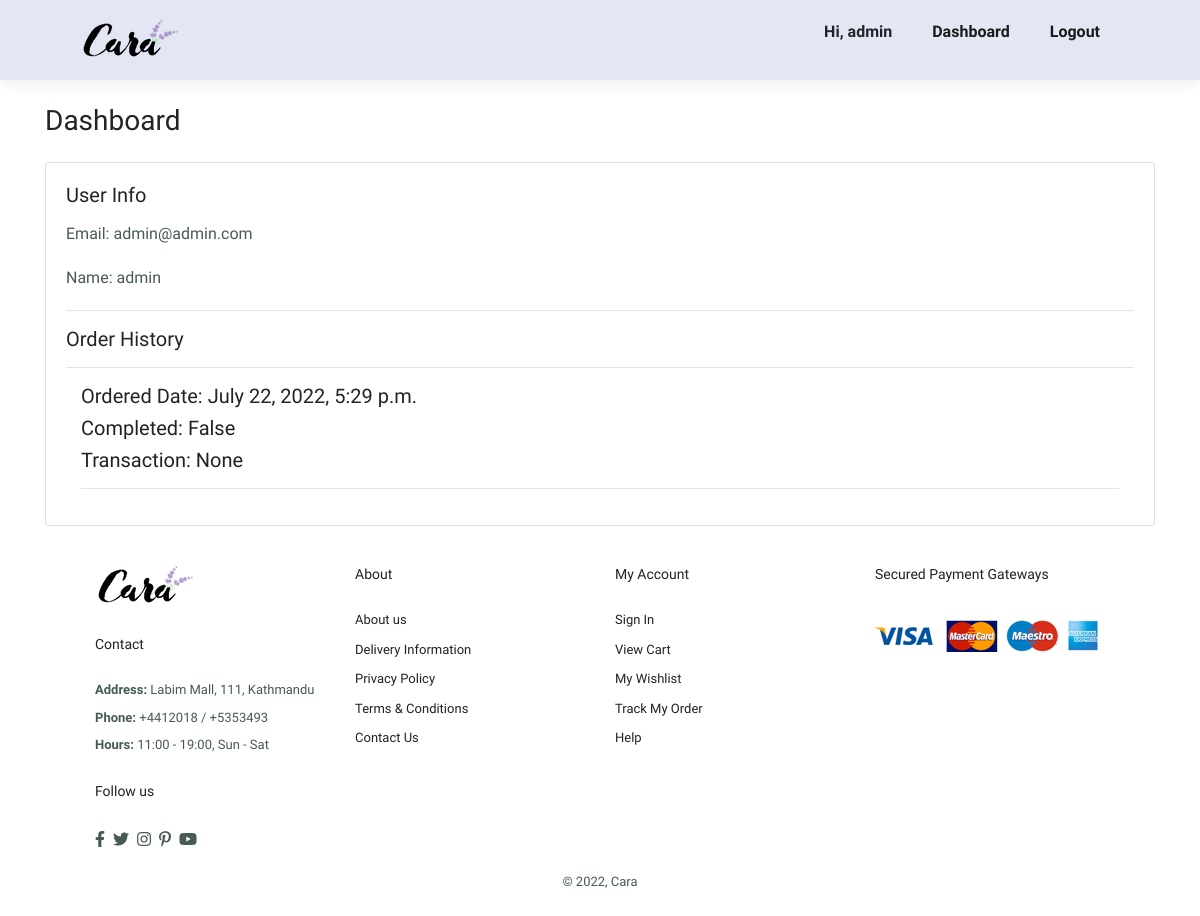
Page /dashboard/ (signed in) on the earlier database version.
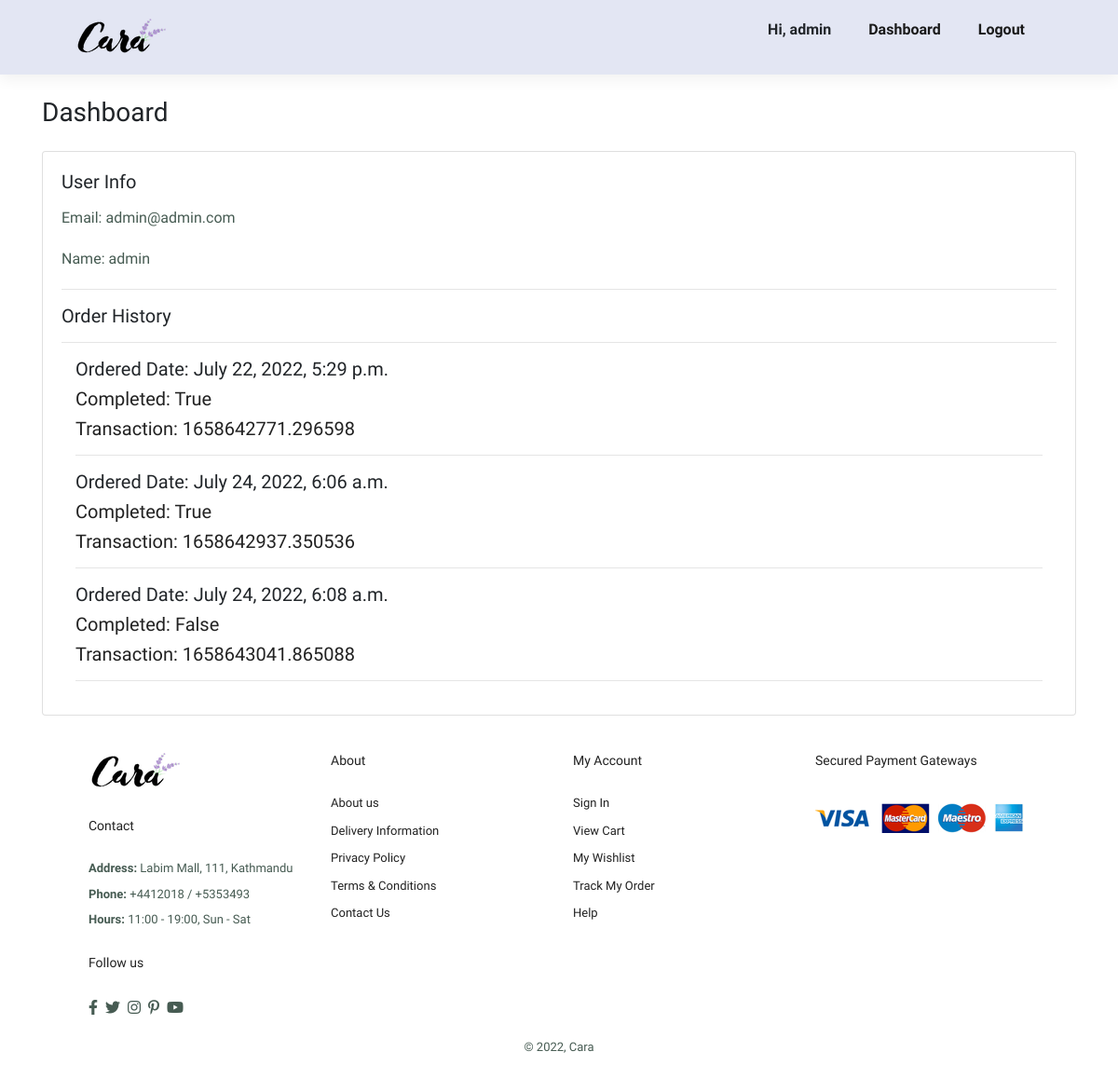
Same page on the later database version.
### store/models.py (models this page shows, shortened)
class Customer(models.Model):
	user = models.OneToOneField(User, null=True, blank=True, on_delete=models.CASCADE)
	name = models.CharField(max_length=200, null=True, default="admin")
	email = models.CharField(max_length=200, default="admin@admin.com")

class Order(models.Model):
	customer = models.ForeignKey(Customer, on_delete=models.SET_NULL, null=True, blank=True)
	date_ordered = models.DateTimeField(auto_now_add=True)
	complete = models.BooleanField(default=False)
	transaction_id = models.CharField(max_length=100, null=True)

### store/views.py (the view)
# urls.py: path('dashboard/', views.user_dashboard, name='user_dashboard'),
@login_required(login_url='/login/')
def user_dashboard(request):
	customer = Customer.objects.get(user=request.user)
	orders_count = Order.objects.filter(customer=customer)
	context = {
		"orders": orders_count,
		"customer": customer
	}
	return render(request, "store/dashboard.html",context)

### store/templates/store/dashboard.html
{% extends "base/index.html" %}
{% block content %}
<div class="container">
<h3 class="my-4">Dashboard</h3>
    <div class="card">
      <div class="card-body">
        <h5 class="card-title">User Info</h5>
        <p class="card-text">Email: {{request.user.email}}</p>
        <p class="card-text">Name: {{customer.name}}</p>
<hr />
        <h5 class="card-title">Order History</h5>
        <hr />
        {% for order in orders %}
        <div class="col">
              <h5>Ordered Date: {{order.date_ordered}}</h5>
              <h4>Completed: {{order.complete}}</h4>
              <h4>Transaction: {{order.transaction_id}}</h4>
              <hr />
        </div>
        {% empty %}
        <div class="col">
          <h4>No Orders Yet</h4>
        </div>
        {% endfor %}
  </div>
</div>
</div>
{% endblock %}

### store/templates/base/index.html (shortened to what this page needs)
{% load static %}
<!DOCTYPE html>
<html lang="en">
  <head>
    <link rel="stylesheet" href="https://stackpath.bootstrapcdn.com/bootstrap/4.4.1/css/bootstrap.min.css">
    <link
      rel="stylesheet"
      href="https://pro.fontawesome.com/releases/v5.10.0/css/all.css"
    />
    <link rel="stylesheet" href="{% static 'css/style.css' %}" />
  </head>
  <body>
    <section id="header">
      <a href="#"><img src="{% static 'images/logo.png' %}" class="logo" alt="" /></a>
      <div>
        <ul id="navbar">
          {% if request.user.is_superuser %}
            <li><strong>
            Hi, {{request.user.username}}
         </strong> </li>
            <li><a href="{% url 'admin_dashboard' %}">Dashboard</a></li>
          <li><a href="{% url 'logout' %}">Logout</a></li>
          {% endif %}
        </ul>
      </div>
    </section>
    {% block content %}
    {% endblock %}
    <footer class="section-p1">
      <div class="col">
        <img class="logo" src="{% static 'images/logo.png' %}" alt="" />
        <h4>Contact</h4>
        <p><strong> Address: </strong>Labim Mall, 111, Kathmandu</p>
        <p><strong> Phone: </strong>+4412018 / +5353493</p>
        <p><strong> Hours: </strong>11:00 - 19:00, Sun - Sat</p>
        <div class="follow">
          <h4>Follow us</h4>
          <div class="icon">
            <i class="fab fa-facebook-f"></i>
            <i class="fab fa-twitter"></i>
            <i class="fab fa-instagram"></i>
            <i class="fab fa-pinterest-p"></i>
            <i class="fab fa-youtube"></i>
          </div>
        </div>
      </div>
      <div class="col">
        <h4>About</h4>
        <a href="#">About us</a>
        <a href="#">Delivery Information</a>
        <a href="#">Privacy Policy</a>
        <a href="#">Terms & Conditions</a>
        <a href="#">Contact Us</a>
      </div>
      <div class="col">
        <h4>My Account</h4>
        <a href="#">Sign In</a>
        <a href="#">View Cart</a>
        <a href="#">My Wishlist</a>
        <a href="#">Track My Order</a>
        <a href="#">Help</a>
      </div>
      <div class="col install">
        <h4>Secured Payment Gateways</h4>
        <img src="/static/images/pay/pay.png" alt="" />
      </div>
      <div class="copyright">
        <p>© 2022, Cara</p>
      </div>
    </footer>
  </body>
  </html>

### static/css/style.css (style rules this page uses)
* { margin: 0; padding: 0; box-sizing: border-box; font-family: 'Spartan', sans-serif; }
html { --scrollbarBG: #cfd8dc; --thumbBG: #98a0c0; }
body { scrollbar-width: thin; scrollbar-color: var(--thumbBG) var(--scrollbarBG); }
h4 { font-size: 20px; color: #222; }
p { font-size: 16px; color: #465b52; margin: 15px 0 20px 0; }
.section-p1 { padding: 40px 80px; }
body { width: 100%; }
#header { display: flex; align-items: center; justify-content: space-between; padding: 20px 80px; background-color: #e3e6f3; box-shadow: 0 5px 15px rgba(0, 0, 0, 0.06); z-index: 999; position: sticky; top: 0; left: 0; }
#navbar { display: flex; align-items: center; justify-content: center; }
#navbar li { list-style: none; padding: 0 20px; position: relative; }
#navbar li a { text-decoration: none; font-size: 16px; font-weight: 600; color: #1a1a1a; transition: 0.3s ease; }
footer { display: flex; flex-wrap: wrap; justify-content: space-between; }
footer .col { display: flex; flex-direction: column; align-items: flex-start; margin-bottom: 20px; }
footer .logo { margin-bottom: 30px; }
footer h4 { font-size: 14px; padding-bottom: 20px; }
footer p { font-size: 13px; margin: 0 0 8px 0; }
footer a { font-size: 13px; text-decoration: none; color: #222; margin-bottom: 10px; }
footer .follow { margin-top: 20px; }
footer .follow i { color: #465b52; padding-right: 4px; cursor: pointer; }
footer .install img { margin: 10px 0 15px 0; }
footer .copyright { width: 100%; text-align: center; }

Differences in the rows shown:
changed Order "July 22, 2022, 5:29 p.m.": complete "False" → "True"; transaction_id "None" → "1658642771.296598"
added Order: date_ordered "July 24, 2022, 6:06 a.m.", complete "True", transaction_id "1658642937.350536"
added Order: date_ordered "July 24, 2022, 6:08 a.m.", complete "False", transaction_id "1658643041.865088"
